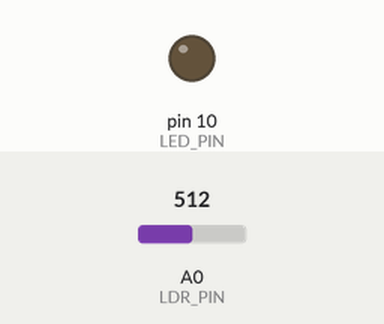
This sketch was run on a simulated Arduino Uno, built with avr-gcc and run on an emulated ATmega328P. Shown: output pins drawn as LEDs (lit = HIGH). Inputs (shaded band) come from the test bench; at power-on: A0 (LDR_PIN) = 512.

Above: at 1.2 s.
1.3 s: A0 (LDR_PIN) set to 0
At 2.5 s:
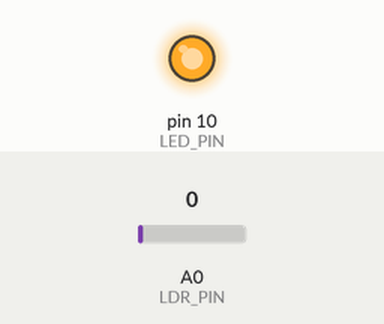
2.8 s: A0 (LDR_PIN) set to 3
At 4.0 s:
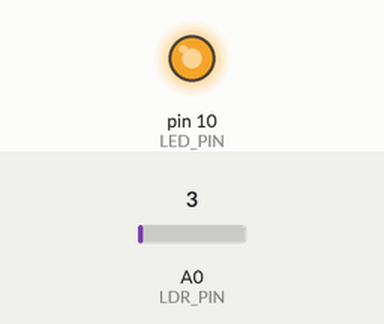
Timing chart, 0 to 5.8 s (numbered marks = the images above; inputs shaded):
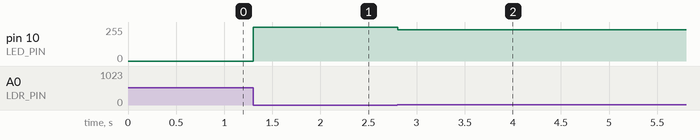

Measured:
- after the input at 1.3 s, pin 10 (LED_PIN): 0/255 → 255/255 at once
- after the input at 2.8 s, pin 10 (LED_PIN): 255/255 → 234/255 at once

The sketch:

3rd.ino
```cpp
const int LDR_PIN = A0;
const int LED_PIN = 10;

void setup() {
  Serial.begin(9600);
  pinMode(LED_PIN, OUTPUT);
}

void loop() {
  int raw = analogRead(LDR_PIN);

  int brightness = map(raw, 1, 25, 255, 0);


  brightness = constrain(brightness, 0, 255);


  analogWrite(LED_PIN, brightness);


  delay(100);
}
```
